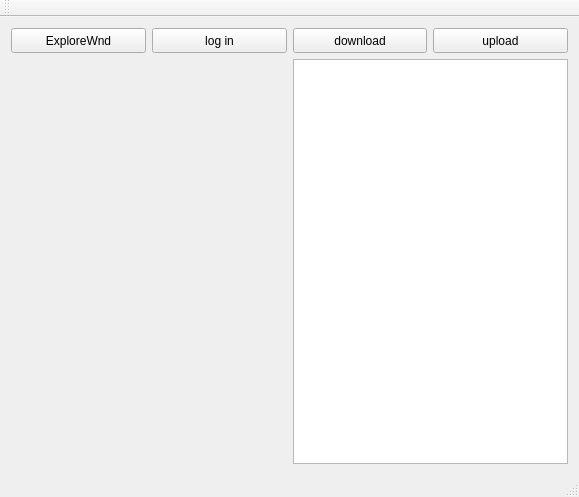
<?xml version="1.0" encoding="UTF-8"?>
<ui version="4.0">
 <class>NetworkStudyClass</class>
 <widget class="QMainWindow" name="NetworkStudyClass">
  <property name="geometry">
   <rect>
    <x>0</x>
    <y>0</y>
    <width>579</width>
    <height>497</height>
   </rect>
  </property>
  <property name="windowTitle">
   <string>NetworkStudy</string>
  </property>
  <widget class="QWidget" name="centralWidget">
   <layout class="QGridLayout" name="gridLayout">
    <item row="0" column="0">
     <widget class="QPushButton" name="pushButton">
      <property name="minimumSize">
       <size>
        <width>0</width>
        <height>25</height>
       </size>
      </property>
      <property name="text">
       <string>ExploreWnd</string>
      </property>
     </widget>
    </item>
    <item row="0" column="1">
     <widget class="QPushButton" name="pushButton_login">
      <property name="minimumSize">
       <size>
        <width>0</width>
        <height>25</height>
       </size>
      </property>
      <property name="text">
       <string>log in</string>
      </property>
     </widget>
    </item>
    <item row="0" column="2">
     <widget class="QPushButton" name="pushButton_download">
      <property name="minimumSize">
       <size>
        <width>0</width>
        <height>25</height>
       </size>
      </property>
      <property name="text">
       <string>download</string>
      </property>
     </widget>
    </item>
    <item row="0" column="3">
     <widget class="QPushButton" name="pushButton_upload">
      <property name="minimumSize">
       <size>
        <width>0</width>
        <height>25</height>
       </size>
      </property>
      <property name="text">
       <string>upload</string>
      </property>
     </widget>
    </item>
    <item row="1" column="2" colspan="2">
     <widget class="QTextBrowser" name="textBrowser"/>
    </item>
   </layout>
  </widget>
  <widget class="QMenuBar" name="menuBar">
   <property name="geometry">
    <rect>
     <x>0</x>
     <y>0</y>
     <width>579</width>
     <height>23</height>
    </rect>
   </property>
  </widget>
  <widget class="QToolBar" name="mainToolBar">
   <attribute name="toolBarArea">
    <enum>TopToolBarArea</enum>
   </attribute>
   <attribute name="toolBarBreak">
    <bool>false</bool>
   </attribute>
  </widget>
  <widget class="QStatusBar" name="statusBar"/>
 </widget>
 <layoutdefault spacing="6" margin="11"/>
 <resources>
  <include location="networkstudy.qrc"/>
 </resources>
 <connections/>
</ui>
